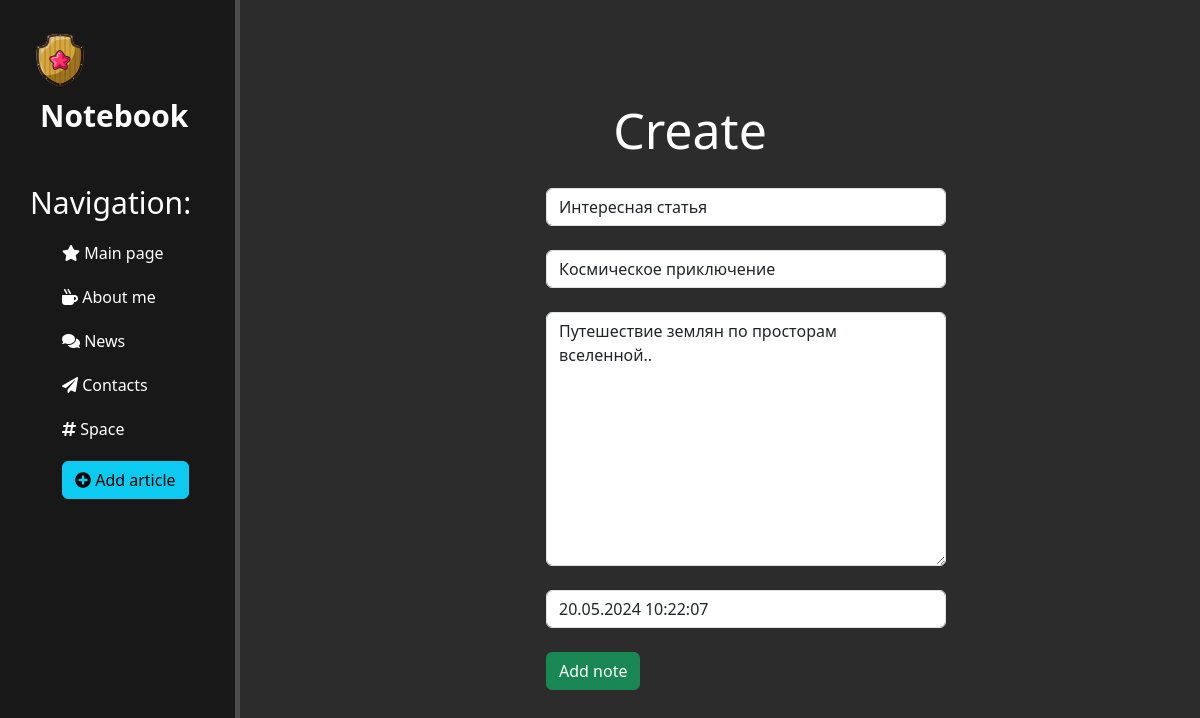
Page /news/4/update on the committed database.
### news/models.py (models this page shows, shortened)
class Article(models.Model):  # 1. создаем класс для базы данных
    title = models.CharField('Title',  max_length=50)  # 2.1 строка до 250 символов
    anons = models.CharField('Notification',  max_length=250)
    full_text = models.TextField('Article')  # 2.2 строка больше 250 символов
    date = models.DateTimeField('Дата публикации')  # 2.3 дата и время
    class Meta:
        verbose_name = 'Новость'
        verbose_name_plural = 'Новости'

### news/views.py (the view)
# urls.py: path('<int:pk>/update', views.NewsUpdateView.as_view(), name='news-update'),  # 5. обращаемся к динамической
class NewsUpdateView(UpdateView):
    model = Article
    template_name = 'news/create.html'  # 6.1 используем шаблон для редактирования, так как он у нас уже есть
    form_class = ArticleForm  # 6.2 указываем класс для корректного отображения формы, убираем список полей для вывода

### news/forms.py
class ArticleForm(ModelForm):
    class Meta:
        model = Article  # 1.1 определяем модель
        fields = ['title', 'anons', 'full_text', 'date']  # 1.2 названия полей, которые нужны, из файла models.py
        widgets = {
            'title': TextInput({
                'class': 'form-control',
                'placeholder': "Article's name"
            }),
            'anons': TextInput({
                'class': 'form-control',
                'placeholder': "Article's notification"
            }),
            'full_text': Textarea({
                'class': 'form-control',
                'placeholder': "Atricle's text"
            }),
            'date': DateTimeInput({
                'class': 'form-control',
                'placeholder': "Date of public"
            }),
        }

### news/templates/news/create.html (shortened to what this page needs)
{% extends 'main/layout.html' %}
{% block content %}
    <div class="features">
        <h1>Create</h1>
        <form method="post" action="" class="create_articles">
            {{ form.title }}<br>
            {{ form.anons }}<br>
            {{ form.full_text }}<br>
            {{ form.date }}<br>
            <button class="btn btn-success" type="submit"> Add note </button>
        </form>
    </div>
{% endblock %}

### main/static/main/css/main.css (style rules this page uses)
body { background: #2c2c2c; }
main .features { color: #fff; float: left; text-align: center; width: 75%; margin-top: 100px; }
main .features h1 { font-size: 50px; }
.create_articles { float: left; clear: both; width: 400px; margin: 20px 34%; text-align: left; }

### rows in the picture
Article: title "Интересная статья", anons "Космическое приключение", full_text "Путешествие землян по просторам вселенной..", date "20.05.2024 10:22:07"
